Frame 1 (no input): blank canvas, image omitted
Frame 60 (no input): blank canvas, image omitted
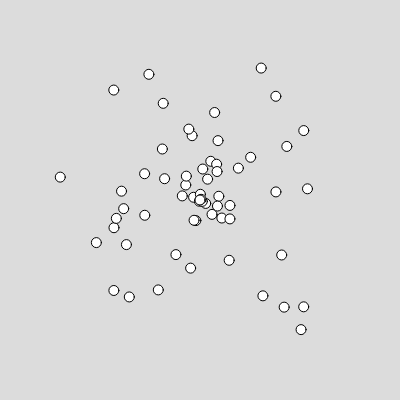
Frame 120 (the mouse pressed at the canvas centre since frame 60)

The p5.js sketch whose frames 1 and 60 were blank and that drew this single picture after the mouse press (run headless with seeded random() and noise() and a simulated clock; from frame 60 on, the mouse is pressed at the canvas centre):

// p5.js sketch
// ── sketch.js
let particles = [];

function setup() {
  createCanvas(400, 400);
}

function draw() {
  background(220);

  if(mouseIsPressed) {
    particles.push(new Particle(mouseX, mouseY));
  }

  for(let i = 0; i < particles.length; i++) {
    particles[i].display();
  }

}

class Particle {
  constructor(x, y) {
    this.x = x;
    this.y = y;
    this.speedX = random(-3, 3);
    this.speedY = random(-3, 3);
  }

  display() {
    ellipse(this.x, this.y, 10, 10);
    this.x += this.speedX;
    this.y += this.speedY;
  }
}
